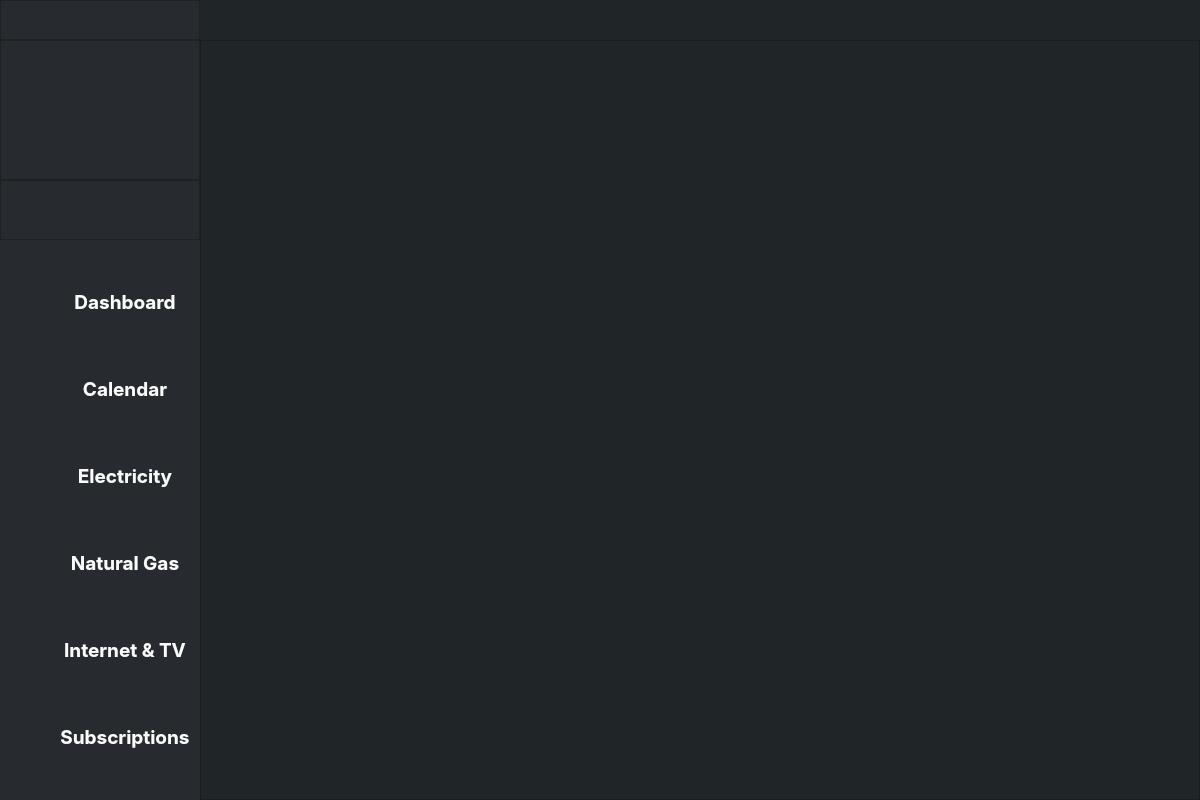
<?xml version="1.0" encoding="UTF-8"?>
<ui version="4.0">
 <class>BillyAppMain</class>
 <widget class="QMainWindow" name="BillyAppMain">
  <property name="geometry">
   <rect>
    <x>0</x>
    <y>0</y>
    <width>1200</width>
    <height>800</height>
   </rect>
  </property>
  <property name="minimumSize">
   <size>
    <width>1200</width>
    <height>800</height>
   </size>
  </property>
  <property name="windowTitle">
   <string>Billy</string>
  </property>
  <widget class="QWidget" name="mainCentralWidget">
   <property name="styleSheet">
    <string notr="true">background-color: rgb(45, 20, 44);</string>
   </property>
   <layout class="QHBoxLayout" name="horizontalLayout">
    <property name="spacing">
     <number>0</number>
    </property>
    <property name="leftMargin">
     <number>0</number>
    </property>
    <property name="topMargin">
     <number>0</number>
    </property>
    <property name="rightMargin">
     <number>0</number>
    </property>
    <property name="bottomMargin">
     <number>0</number>
    </property>
    <item>
     <widget class="QFrame" name="frameLeftMenu">
      <property name="maximumSize">
       <size>
        <width>200</width>
        <height>16777215</height>
       </size>
      </property>
      <property name="styleSheet">
       <string notr="true">QFrame{
	background-color: rgb(39, 43, 47);
}</string>
      </property>
      <property name="frameShape">
       <enum>QFrame::NoFrame</enum>
      </property>
      <property name="frameShadow">
       <enum>QFrame::Raised</enum>
      </property>
      <property name="lineWidth">
       <number>0</number>
      </property>
      <layout class="QVBoxLayout" name="verticalLayout">
       <property name="spacing">
        <number>0</number>
       </property>
       <property name="leftMargin">
        <number>0</number>
       </property>
       <property name="topMargin">
        <number>0</number>
       </property>
       <property name="rightMargin">
        <number>0</number>
       </property>
       <property name="bottomMargin">
        <number>0</number>
       </property>
       <item>
        <widget class="QFrame" name="frameTitleLogo">
         <property name="maximumSize">
          <size>
           <width>200</width>
           <height>180</height>
          </size>
         </property>
         <property name="styleSheet">
          <string notr="true"/>
         </property>
         <property name="frameShape">
          <enum>QFrame::NoFrame</enum>
         </property>
         <property name="frameShadow">
          <enum>QFrame::Raised</enum>
         </property>
         <property name="lineWidth">
          <number>0</number>
         </property>
         <layout class="QVBoxLayout" name="verticalLayout_3">
          <property name="spacing">
           <number>0</number>
          </property>
          <property name="leftMargin">
           <number>0</number>
          </property>
          <property name="topMargin">
           <number>0</number>
          </property>
          <property name="rightMargin">
           <number>0</number>
          </property>
          <property name="bottomMargin">
           <number>0</number>
          </property>
          <item>
           <widget class="QFrame" name="frameTitleSmall">
            <property name="maximumSize">
             <size>
              <width>16777215</width>
              <height>40</height>
             </size>
            </property>
            <property name="frameShape">
             <enum>QFrame::StyledPanel</enum>
            </property>
            <property name="frameShadow">
             <enum>QFrame::Raised</enum>
            </property>
            <property name="lineWidth">
             <number>0</number>
            </property>
           </widget>
          </item>
          <item>
           <widget class="QFrame" name="frameLogo">
            <property name="maximumSize">
             <size>
              <width>16777215</width>
              <height>140</height>
             </size>
            </property>
            <property name="styleSheet">
             <string notr="true">image: url(:/images/Resources/billy_logo.png);</string>
            </property>
            <property name="frameShape">
             <enum>QFrame::StyledPanel</enum>
            </property>
            <property name="frameShadow">
             <enum>QFrame::Raised</enum>
            </property>
            <property name="lineWidth">
             <number>0</number>
            </property>
           </widget>
          </item>
         </layout>
        </widget>
       </item>
       <item>
        <widget class="QFrame" name="frameUsername">
         <property name="maximumSize">
          <size>
           <width>200</width>
           <height>60</height>
          </size>
         </property>
         <property name="frameShape">
          <enum>QFrame::StyledPanel</enum>
         </property>
         <property name="frameShadow">
          <enum>QFrame::Raised</enum>
         </property>
         <property name="lineWidth">
          <number>0</number>
         </property>
        </widget>
       </item>
       <item>
        <widget class="QFrame" name="frameMenuContent">
         <property name="maximumSize">
          <size>
           <width>200</width>
           <height>16777215</height>
          </size>
         </property>
         <property name="styleSheet">
          <string notr="true">QPushButton{
	border: none;
	background-color: #272b2f;
	color: #fafbfb;
}
QPushButton:checked{
	background-color: #202528;
	color: #EE4540;
}
QPushButton:hover{
	color: #EE4540;
}</string>
         </property>
         <property name="frameShape">
          <enum>QFrame::NoFrame</enum>
         </property>
         <property name="frameShadow">
          <enum>QFrame::Raised</enum>
         </property>
         <property name="lineWidth">
          <number>0</number>
         </property>
         <layout class="QVBoxLayout" name="verticalLayout_4">
          <property name="spacing">
           <number>0</number>
          </property>
          <property name="leftMargin">
           <number>0</number>
          </property>
          <property name="topMargin">
           <number>0</number>
          </property>
          <property name="rightMargin">
           <number>0</number>
          </property>
          <property name="bottomMargin">
           <number>0</number>
          </property>
          <item>
           <widget class="QPushButton" name="btnDashboard">
            <property name="sizePolicy">
             <sizepolicy hsizetype="Minimum" vsizetype="Ignored">
              <horstretch>0</horstretch>
              <verstretch>0</verstretch>
             </sizepolicy>
            </property>
            <property name="minimumSize">
             <size>
              <width>0</width>
              <height>0</height>
             </size>
            </property>
            <property name="maximumSize">
             <size>
              <width>16777215</width>
              <height>50</height>
             </size>
            </property>
            <property name="font">
             <font>
              <family>SF Pro Display</family>
              <pointsize>14</pointsize>
              <weight>75</weight>
              <bold>true</bold>
             </font>
            </property>
            <property name="cursor">
             <cursorShape>PointingHandCursor</cursorShape>
            </property>
            <property name="styleSheet">
             <string notr="true">QPushButton{
background-image: url(:/images/Resources/dashboard_not_clicked.png);
background-repeat: none;
padding-left: 50px;
}
QPushButton:checked{	
	background-image: url(:/images/Resources/dashboard_clicked.png);
}
</string>
            </property>
            <property name="text">
             <string>Dashboard</string>
            </property>
            <property name="iconSize">
             <size>
              <width>16</width>
              <height>16</height>
             </size>
            </property>
            <property name="checkable">
             <bool>true</bool>
            </property>
            <property name="checked">
             <bool>false</bool>
            </property>
            <property name="autoDefault">
             <bool>false</bool>
            </property>
            <property name="flat">
             <bool>true</bool>
            </property>
           </widget>
          </item>
          <item>
           <widget class="QPushButton" name="btnCalendar">
            <property name="sizePolicy">
             <sizepolicy hsizetype="Minimum" vsizetype="Ignored">
              <horstretch>0</horstretch>
              <verstretch>0</verstretch>
             </sizepolicy>
            </property>
            <property name="maximumSize">
             <size>
              <width>16777215</width>
              <height>50</height>
             </size>
            </property>
            <property name="font">
             <font>
              <family>SF Pro Display</family>
              <pointsize>14</pointsize>
              <weight>75</weight>
              <bold>true</bold>
             </font>
            </property>
            <property name="cursor">
             <cursorShape>PointingHandCursor</cursorShape>
            </property>
            <property name="styleSheet">
             <string notr="true">QPushButton{
	background-image: url(:/images/Resources/calendar_not_clicked.png);
	background-repeat: none;
	padding-left: 50px;
}
QPushButton:checked{	
	background-image: url(:/images/Resources/calendar_clicked.png);
}
</string>
            </property>
            <property name="text">
             <string>Calendar</string>
            </property>
            <property name="checkable">
             <bool>true</bool>
            </property>
            <property name="flat">
             <bool>true</bool>
            </property>
           </widget>
          </item>
          <item>
           <widget class="QPushButton" name="btnElectricity">
            <property name="sizePolicy">
             <sizepolicy hsizetype="Minimum" vsizetype="Ignored">
              <horstretch>0</horstretch>
              <verstretch>0</verstretch>
             </sizepolicy>
            </property>
            <property name="maximumSize">
             <size>
              <width>16777215</width>
              <height>50</height>
             </size>
            </property>
            <property name="font">
             <font>
              <family>SF Pro Display</family>
              <pointsize>14</pointsize>
              <weight>75</weight>
              <bold>true</bold>
             </font>
            </property>
            <property name="cursor">
             <cursorShape>PointingHandCursor</cursorShape>
            </property>
            <property name="styleSheet">
             <string notr="true">QPushButton{
	background-image: url(:/images/Resources/electricity_not_clicked.png);
	background-repeat: none;
	padding-left: 50px;
}
QPushButton:checked{
background-image: url(:/images/Resources/electricity_clicked.png);
}</string>
            </property>
            <property name="text">
             <string>Electricity</string>
            </property>
            <property name="iconSize">
             <size>
              <width>16</width>
              <height>16</height>
             </size>
            </property>
            <property name="checkable">
             <bool>true</bool>
            </property>
            <property name="flat">
             <bool>true</bool>
            </property>
           </widget>
          </item>
          <item>
           <widget class="QPushButton" name="btnNaturalGas">
            <property name="sizePolicy">
             <sizepolicy hsizetype="Minimum" vsizetype="Ignored">
              <horstretch>0</horstretch>
              <verstretch>0</verstretch>
             </sizepolicy>
            </property>
            <property name="maximumSize">
             <size>
              <width>16777215</width>
              <height>50</height>
             </size>
            </property>
            <property name="font">
             <font>
              <family>SF Pro Display</family>
              <pointsize>14</pointsize>
              <weight>75</weight>
              <bold>true</bold>
             </font>
            </property>
            <property name="cursor">
             <cursorShape>PointingHandCursor</cursorShape>
            </property>
            <property name="styleSheet">
             <string notr="true">QPushButton{
	background-image: url(:/images/Resources/gas_not_clicked.png);
	background-repeat: none;
	padding-left: 50px;
}
QPushButton:checked{	
	background-image: url(:/images/Resources/gas_clicked.png);
}
</string>
            </property>
            <property name="text">
             <string>Natural Gas</string>
            </property>
            <property name="checkable">
             <bool>true</bool>
            </property>
            <property name="flat">
             <bool>true</bool>
            </property>
           </widget>
          </item>
          <item>
           <widget class="QPushButton" name="btnInternetTV">
            <property name="sizePolicy">
             <sizepolicy hsizetype="Minimum" vsizetype="Ignored">
              <horstretch>0</horstretch>
              <verstretch>0</verstretch>
             </sizepolicy>
            </property>
            <property name="maximumSize">
             <size>
              <width>16777215</width>
              <height>50</height>
             </size>
            </property>
            <property name="font">
             <font>
              <family>SF Pro Display</family>
              <pointsize>14</pointsize>
              <weight>75</weight>
              <bold>true</bold>
             </font>
            </property>
            <property name="cursor">
             <cursorShape>PointingHandCursor</cursorShape>
            </property>
            <property name="styleSheet">
             <string notr="true">QPushButton{
	background-image: url(:/images/Resources/internet_not_clicked.png);
	background-repeat: none;
	padding-left: 50px;
}
QPushButton:checked{	
	background-image: url(:/images/Resources/internet_clicked.png);
}
</string>
            </property>
            <property name="text">
             <string>Internet &amp;&amp; TV</string>
            </property>
            <property name="checkable">
             <bool>true</bool>
            </property>
            <property name="flat">
             <bool>true</bool>
            </property>
           </widget>
          </item>
          <item>
           <widget class="QPushButton" name="btnSubscriptions">
            <property name="sizePolicy">
             <sizepolicy hsizetype="Minimum" vsizetype="Ignored">
              <horstretch>0</horstretch>
              <verstretch>0</verstretch>
             </sizepolicy>
            </property>
            <property name="maximumSize">
             <size>
              <width>16777215</width>
              <height>50</height>
             </size>
            </property>
            <property name="font">
             <font>
              <family>SF Pro Display</family>
              <pointsize>14</pointsize>
              <weight>75</weight>
              <bold>true</bold>
             </font>
            </property>
            <property name="cursor">
             <cursorShape>PointingHandCursor</cursorShape>
            </property>
            <property name="styleSheet">
             <string notr="true">QPushButton{
	background-image: url(:/images/Resources/subscriptions_not_clicked.png);
	background-repeat: none;
	padding-left: 50px;
}
QPushButton:checked{	
	background-image: url(:/images/Resources/subscriptions_clicked.png);
}
</string>
            </property>
            <property name="text">
             <string>Subscriptions</string>
            </property>
            <property name="checkable">
             <bool>true</bool>
            </property>
            <property name="flat">
             <bool>true</bool>
            </property>
           </widget>
          </item>
         </layout>
        </widget>
       </item>
      </layout>
     </widget>
    </item>
    <item>
     <widget class="QFrame" name="frameMainContentArea">
      <property name="frameShape">
       <enum>QFrame::NoFrame</enum>
      </property>
      <property name="frameShadow">
       <enum>QFrame::Raised</enum>
      </property>
      <property name="lineWidth">
       <number>0</number>
      </property>
      <layout class="QVBoxLayout" name="verticalLayout_2">
       <property name="spacing">
        <number>0</number>
       </property>
       <property name="leftMargin">
        <number>0</number>
       </property>
       <property name="topMargin">
        <number>0</number>
       </property>
       <property name="rightMargin">
        <number>0</number>
       </property>
       <property name="bottomMargin">
        <number>0</number>
       </property>
       <item>
        <widget class="QFrame" name="frameHeader">
         <property name="maximumSize">
          <size>
           <width>16777215</width>
           <height>40</height>
          </size>
         </property>
         <property name="frameShape">
          <enum>QFrame::NoFrame</enum>
         </property>
         <property name="frameShadow">
          <enum>QFrame::Raised</enum>
         </property>
         <property name="lineWidth">
          <number>0</number>
         </property>
         <layout class="QHBoxLayout" name="horizontalLayout_2">
          <property name="spacing">
           <number>0</number>
          </property>
          <property name="leftMargin">
           <number>0</number>
          </property>
          <property name="topMargin">
           <number>0</number>
          </property>
          <property name="rightMargin">
           <number>0</number>
          </property>
          <property name="bottomMargin">
           <number>0</number>
          </property>
          <item>
           <widget class="QFrame" name="frameTitle">
            <property name="styleSheet">
             <string notr="true">QFrame{
	background-color: rgb(32, 37, 40);
}</string>
            </property>
            <property name="frameShape">
             <enum>QFrame::NoFrame</enum>
            </property>
            <property name="frameShadow">
             <enum>QFrame::Raised</enum>
            </property>
            <property name="lineWidth">
             <number>0</number>
            </property>
           </widget>
          </item>
          <item>
           <widget class="QFrame" name="frameControlButtons">
            <property name="maximumSize">
             <size>
              <width>120</width>
              <height>16777215</height>
             </size>
            </property>
            <property name="styleSheet">
             <string notr="true">QFrame{
	background-color: rgb(32, 37, 40);
}</string>
            </property>
            <property name="frameShape">
             <enum>QFrame::NoFrame</enum>
            </property>
            <property name="frameShadow">
             <enum>QFrame::Raised</enum>
            </property>
            <property name="lineWidth">
             <number>0</number>
            </property>
            <layout class="QHBoxLayout" name="horizontalLayout_3">
             <property name="spacing">
              <number>0</number>
             </property>
             <property name="leftMargin">
              <number>0</number>
             </property>
             <property name="topMargin">
              <number>0</number>
             </property>
             <property name="rightMargin">
              <number>0</number>
             </property>
             <property name="bottomMargin">
              <number>0</number>
             </property>
             <item>
              <widget class="QPushButton" name="btnMinimize">
               <property name="font">
                <font>
                 <kerning>false</kerning>
                </font>
               </property>
               <property name="styleSheet">
                <string notr="true">QPushButton{
	border: none;
	background-color: rgb(32, 37, 40);
}
QPushButton:hover{
	background-color:#2a2e32;
}</string>
               </property>
               <property name="text">
                <string/>
               </property>
               <property name="icon">
                <iconset resource="billy_app.qrc">
                 <normaloff>:/images/Resources/minimize.png</normaloff>:/images/Resources/minimize.png</iconset>
               </property>
               <property name="iconSize">
                <size>
                 <width>40</width>
                 <height>40</height>
                </size>
               </property>
               <property name="flat">
                <bool>true</bool>
               </property>
              </widget>
             </item>
             <item>
              <widget class="QPushButton" name="btnMaximizeRestore">
               <property name="styleSheet">
                <string notr="true">QPushButton{
	border: none;
	background-color: rgb(32, 37, 40);
}
QPushButton:hover{
	background-color:#2a2e32;
}</string>
               </property>
               <property name="text">
                <string/>
               </property>
               <property name="icon">
                <iconset resource="billy_app.qrc">
                 <normaloff>:/images/Resources/maximize_restore.png</normaloff>:/images/Resources/maximize_restore.png</iconset>
               </property>
               <property name="iconSize">
                <size>
                 <width>40</width>
                 <height>40</height>
                </size>
               </property>
               <property name="flat">
                <bool>true</bool>
               </property>
              </widget>
             </item>
             <item>
              <widget class="QPushButton" name="btnClose">
               <property name="styleSheet">
                <string notr="true">QPushButton{
	border: none;
	background-color: rgb(32, 37, 40);
}
QPushButton:hover{
	background-color:#C72C41;
}</string>
               </property>
               <property name="text">
                <string/>
               </property>
               <property name="icon">
                <iconset resource="billy_app.qrc">
                 <normaloff>:/images/Resources/close.png</normaloff>:/images/Resources/close.png</iconset>
               </property>
               <property name="iconSize">
                <size>
                 <width>40</width>
                 <height>40</height>
                </size>
               </property>
               <property name="flat">
                <bool>true</bool>
               </property>
              </widget>
             </item>
            </layout>
           </widget>
          </item>
         </layout>
        </widget>
       </item>
       <item>
        <widget class="QFrame" name="frameContentArea">
         <property name="styleSheet">
          <string notr="true">QFrame{
	background-color: rgb(32, 37, 40);
}</string>
         </property>
         <property name="frameShape">
          <enum>QFrame::StyledPanel</enum>
         </property>
         <property name="frameShadow">
          <enum>QFrame::Raised</enum>
         </property>
         <property name="lineWidth">
          <number>0</number>
         </property>
        </widget>
       </item>
      </layout>
     </widget>
    </item>
   </layout>
  </widget>
 </widget>
 <resources>
  <include location="billy_app.qrc"/>
 </resources>
 <connections/>
</ui>
